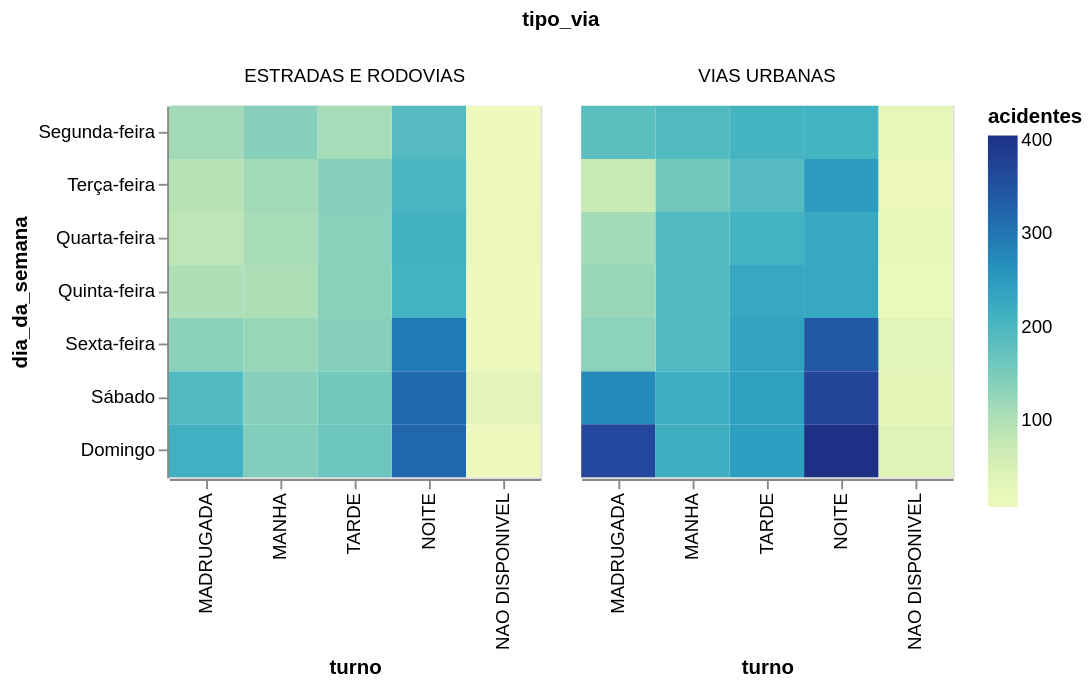

Write notebook code for a chart like this one.
### Code cell
sinistros.filter(pl.col('tipo_via') != 'NAO DISPONIVEL') \
    .filter(pl.col('acidente_fatal') == 'SIM') \
    .group_by('dia_da_semana', 'tipo_via', 'turno').agg(pl.len().alias('acidentes')) \
    .plot.rect(x=alt.X(**get_col_order('turno')), color='acidentes', y=alt.Y(**get_col_order('dia_da_semana')), column='tipo_via').properties(height=200, width=200)

### Figure 1 — Vega-Lite specification as saved in the notebook (floating-point values rounded to 4 significant figures)
{"config": {"view": {"continuousWidth": 300, "continuousHeight": 300}}, "data": {"name": "data-d98a0be8f06012a1dda2169ef4acc88c"}, "mark": {"type": "rect", "tooltip": true}, "encoding": {"color": {"field": "acidentes", "type": "quantitative"}, "column": {"field": "tipo_via", "type": "nominal"}, "x": {"field": "turno", "sort": ["MADRUGADA", "MANHA", "TARDE", "NOITE"]}, "y": {"field": "dia_da_semana", "sort": ["Segunda-feira", "Terça-feira", "Quarta-feira", "Quinta-feira", "Sexta-feira", "Sábado", "Domingo"]}}, "height": 200, "params": [{"name": "param_1e9efca18e7a2868", "select": {"type": "interval", "encodings": ["x", "y"]}, "bind": "scales"}], "width": 200, "$schema": "https://vega.github.io/schema/vega-lite/v6.4.1.json", "datasets": {"data-d98a0be8f06012a1dda2169ef4acc88c": [{"dia_da_semana": "Quarta-feira", "tipo_via": "ESTRADAS E RODOVIAS", "turno": "NAO DISPONIVEL", "acidentes": 16}, {"dia_da_semana": "Segunda-feira", "tipo_via": "VIAS URBANAS", "turno": "TARDE", "acidentes": 205}, {"dia_da_semana": "Sexta-feira", "tipo_via": "ESTRADAS E RODOVIAS", "turno": "MANHA", "acidentes": 124}, {"dia_da_semana": "Quinta-feira", "tipo_via": "ESTRADAS E RODOVIAS", "turno": "NOITE", "acidentes": 210}, {"dia_da_semana": "Segunda-feira", "tipo_via": "VIAS URBANAS", "turno": "MADRUGADA", "acidentes": 181}, {"dia_da_semana": "Domingo", "tipo_via": "ESTRADAS E RODOVIAS", "turno": "NOITE", "acidentes": 321}, {"dia_da_semana": "Quarta-feira", "tipo_via": "VIAS URBANAS", "turno": "NOITE", "acidentes": 226}, {"dia_da_semana": "Segunda-feira", "tipo_via": "ESTRADAS E RODOVIAS", "turno": "NOITE", "acidentes": 189}, {"dia_da_semana": "Quarta-feira", "tipo_via": "ESTRADAS E RODOVIAS", "turno": "MANHA", "acidentes": 109}, {"dia_da_semana": "Domingo", "tipo_via": "VIAS URBANAS", "turno": "NAO DISPONIVEL", "acidentes": 38}, {"dia_da_semana": "Terça-feira", "tipo_via": "VIAS URBANAS", "turno": "MADRUGADA", "acidentes": 71}, {"dia_da_semana": "Domingo", "tipo_via": "ESTRADAS E RODOVIAS", "turno": "NAO DISPONIVEL", "acidentes": 12}, {"dia_da_semana": "Segunda-feira", "tipo_via": "VIAS URBANAS", "turno": "NAO DISPONIVEL", "acidentes": 21}, {"dia_da_semana": "Sábado", "tipo_via": "VIAS URBANAS", "turno": "MANHA", "acidentes": 216}, {"dia_da_semana": "Quarta-feira", "tipo_via": "VIAS URBANAS", "turno": "NAO DISPONIVEL", "acidentes": 20}, {"dia_da_semana": "Sábado", "tipo_via": "ESTRADAS E RODOVIAS", "turno": "TARDE", "acidentes": 157}, {"dia_da_semana": "Terça-feira", "tipo_via": "VIAS URBANAS", "turno": "MANHA", "acidentes": 160}, {"dia_da_semana": "Quarta-feira", "tipo_via": "ESTRADAS E RODOVIAS", "turno": "MADRUGADA", "acidentes": 86}, {"dia_da_semana": "Sábado", "tipo_via": "ESTRADAS E RODOVIAS", "turno": "MADRUGADA", "acidentes": 192}, {"dia_da_semana": "Domingo", "tipo_via": "VIAS URBANAS", "turno": "NOITE", "acidentes": 405}, {"dia_da_semana": "Sábado", "tipo_via": "VIAS URBANAS", "turno": "TARDE", "acidentes": 243}, {"dia_da_semana": "Quarta-feira", "tipo_via": "VIAS URBANAS", "turno": "TARDE", "acidentes": 206}, {"dia_da_semana": "Quinta-feira", "tipo_via": "ESTRADAS E RODOVIAS", "turno": "MADRUGADA", "acidentes": 102}, {"dia_da_semana": "Segunda-feira", "tipo_via": "ESTRADAS E RODOVIAS", "turno": "TARDE", "acidentes": 110}, {"dia_da_semana": "Segunda-feira", "tipo_via": "ESTRADAS E RODOVIAS", "turno": "MANHA", "acidentes": 140}, {"dia_da_semana": "Terça-feira", "tipo_via": "VIAS URBANAS", "turno": "TARDE", "acidentes": 189}, {"dia_da_semana": "Quinta-feira", "tipo_via": "VIAS URBANAS", "turno": "MANHA", "acidentes": 192}, {"dia_da_semana": "Sábado", "tipo_via": "VIAS URBANAS", "turno": "NAO DISPONIVEL", "acidentes": 25}, {"dia_da_semana": "Domingo", "tipo_via": "ESTRADAS E RODOVIAS", "turno": "MANHA", "acidentes": 146}, {"dia_da_semana": "Domingo", "tipo_via": "ESTRADAS E RODOVIAS", "turno": "MADRUGADA", "acidentes": 214}, {"dia_da_semana": "Segunda-feira", "tipo_via": "VIAS URBANAS", "turno": "MANHA", "acidentes": 193}, {"dia_da_semana": "Sexta-feira", "tipo_via": "ESTRADAS E RODOVIAS", "turno": "TARDE", "acidentes": 141}, {"dia_da_semana": "Sexta-feira", "tipo_via": "ESTRADAS E RODOVIAS", "turno": "NAO DISPONIVEL", "acidentes": 11}, {"dia_da_semana": "Sábado", "tipo_via": "ESTRADAS E RODOVIAS", "turno": "MANHA", "acidentes": 141}, {"dia_da_semana": "Quarta-feira", "tipo_via": "VIAS URBANAS", "turno": "MADRUGADA", "acidentes": 113}, {"dia_da_semana": "Segunda-feira", "tipo_via": "ESTRADAS E RODOVIAS", "turno": "MADRUGADA", "acidentes": 114}, {"dia_da_semana": "Quinta-feira", "tipo_via": "ESTRADAS E RODOVIAS", "turno": "MANHA", "acidentes": 103}, {"dia_da_semana": "Terça-feira", "tipo_via": "ESTRADAS E RODOVIAS", "turno": "NAO DISPONIVEL", "acidentes": 11}, {"dia_da_semana": "Sábado", "tipo_via": "VIAS URBANAS", "turno": "MADRUGADA", "acidentes": 274}, {"dia_da_semana": "Sábado", "tipo_via": "VIAS URBANAS", "turno": "NOITE", "acidentes": 367}, {"dia_da_semana": "Domingo", "tipo_via": "VIAS URBANAS", "turno": "TARDE", "acidentes": 244}, {"dia_da_semana": "Terça-feira", "tipo_via": "ESTRADAS E RODOVIAS", "turno": "MANHA", "acidentes": 114}, {"dia_da_semana": "Quinta-feira", "tipo_via": "VIAS URBANAS", "turno": "TARDE", "acidentes": 229}, {"dia_da_semana": "Domingo", "tipo_via": "VIAS URBANAS", "turno": "MADRUGADA", "acidentes": 365}, {"dia_da_semana": "Quarta-feira", "tipo_via": "VIAS URBANAS", "turno": "MANHA", "acidentes": 192}, {"dia_da_semana": "Sábado", "tipo_via": "ESTRADAS E RODOVIAS", "turno": "NAO DISPONIVEL", "acidentes": 27}, {"dia_da_semana": "Sexta-feira", "tipo_via": "VIAS URBANAS", "turno": "NAO DISPONIVEL", "acidentes": 33}, {"dia_da_semana": "Sexta-feira", "tipo_via": "VIAS URBANAS", "turno": "MANHA", "acidentes": 194}, {"dia_da_semana": "Sexta-feira", "tipo_via": "VIAS URBANAS", "turno": "MADRUGADA", "acidentes": 134}, {"dia_da_semana": "Quinta-feira", "tipo_via": "VIAS URBANAS", "turno": "NOITE", "acidentes": 228}, {"dia_da_semana": "Quinta-feira", "tipo_via": "ESTRADAS E RODOVIAS", "turno": "NAO DISPONIVEL", "acidentes": 8}, {"dia_da_semana": "Sábado", "tipo_via": "ESTRADAS E RODOVIAS", "turno": "NOITE", "acidentes": 318}, {"dia_da_semana": "Sexta-feira", "tipo_via": "ESTRADAS E RODOVIAS", "turno": "MADRUGADA", "acidentes": 135}, {"dia_da_semana": "Terça-feira", "tipo_via": "ESTRADAS E RODOVIAS", "turno": "TARDE", "acidentes": 141}, {"dia_da_semana": "Sexta-feira", "tipo_via": "VIAS URBANAS", "turno": "NOITE", "acidentes": 340}, {"dia_da_semana": "Terça-feira", "tipo_via": "ESTRADAS E RODOVIAS", "turno": "NOITE", "acidentes": 202}, {"dia_da_semana": "Domingo", "tipo_via": "VIAS URBANAS", "turno": "MANHA", "acidentes": 215}, {"dia_da_semana": "Quarta-feira", "tipo_via": "ESTRADAS E RODOVIAS", "turno": "TARDE", "acidentes": 138}, {"dia_da_semana": "Terça-feira", "tipo_via": "VIAS URBANAS", "turno": "NAO DISPONIVEL", "acidentes": 16}, {"dia_da_semana": "Segunda-feira", "tipo_via": "ESTRADAS E RODOVIAS", "turno": "NAO DISPONIVEL", "acidentes": 8}, {"dia_da_semana": "Domingo", "tipo_via": "ESTRADAS E RODOVIAS", "turno": "TARDE", "acidentes": 164}, {"dia_da_semana": "Quinta-feira", "tipo_via": "ESTRADAS E RODOVIAS", "turno": "TARDE", "acidentes": 136}, {"dia_da_semana": "Quarta-feira", "tipo_via": "ESTRADAS E RODOVIAS", "turno": "NOITE", "acidentes": 211}, {"dia_da_semana": "Terça-feira", "tipo_via": "VIAS URBANAS", "turno": "NOITE", "acidentes": 249}, {"dia_da_semana": "Sexta-feira", "tipo_via": "ESTRADAS E RODOVIAS", "turno": "NOITE", "acidentes": 293}, {"dia_da_semana": "Quinta-feira", "tipo_via": "VIAS URBANAS", "turno": "NAO DISPONIVEL", "acidentes": 15}, {"dia_da_semana": "Segunda-feira", "tipo_via": "VIAS URBANAS", "turno": "NOITE", "acidentes": 208}, {"dia_da_semana": "Sexta-feira", "tipo_via": "VIAS URBANAS", "turno": "TARDE", "acidentes": 236}, {"dia_da_semana": "Quinta-feira", "tipo_via": "VIAS URBANAS", "turno": "MADRUGADA", "acidentes": 121}, {"dia_da_semana": "Terça-feira", "tipo_via": "ESTRADAS E RODOVIAS", "turno": "MADRUGADA", "acidentes": 92}]}}
